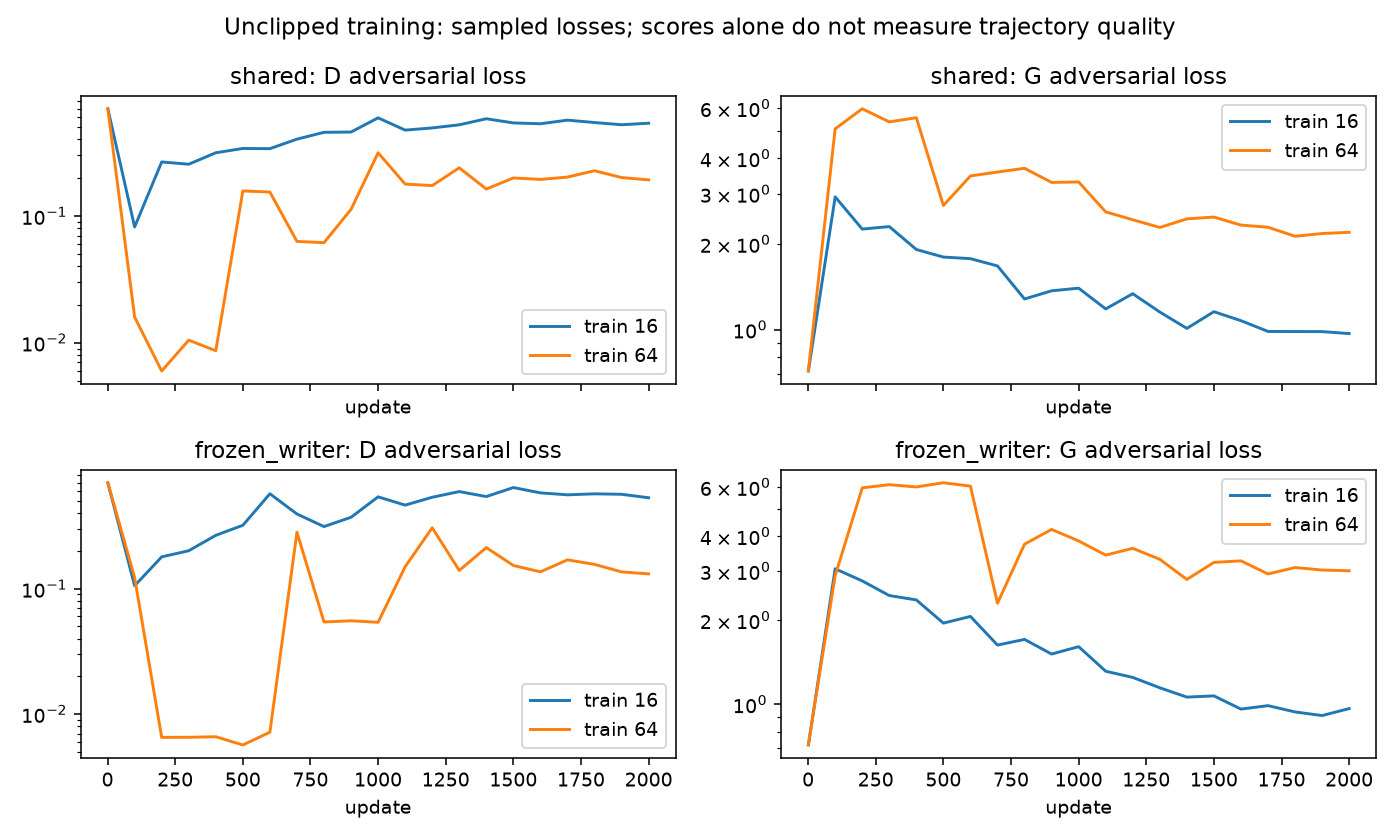

Python code for this plot:
"""Run from the repository root after the 16/64-step unclipped studies finish."""
import json
from pathlib import Path
import sys

import matplotlib
matplotlib.use("Agg")
import matplotlib.pyplot as plt
import numpy as np

sys.path.insert(0, str(Path(__file__).resolve().parents[3]))
from experiments.autonomous_memory import trajectory_metrics


def directions(paths):
    late = [trajectory_metrics(path[None, 128:]) for path in paths]
    circles = [m for m in late if m["circle_like_fraction"] == 1]
    return {"late_circle_count": len(circles),
            "late_circle_ccw": sum(m["signed_angular_speed"] > 0 for m in circles),
            "late_circle_cw": sum(m["signed_angular_speed"] < 0 for m in circles)}


def main():
    diagnostics = {}
    fig, axes = plt.subplots(2, 2, figsize=(10, 6), sharex=True)
    for row, variant in enumerate(("shared", "frozen_writer")):
        for horizon in (16, 64):
            source = (Path("runs/memory_path/autonomous_unclipped_2k") if horizon == 16
                      else Path("runs/memory_path/autonomous_h64_2k") / f"{variant}_run")
            records = [json.loads(line) for line in (source / variant / "metrics.jsonl").read_text().splitlines()]
            with np.load(source / variant / "trajectories.npz") as saved:
                diagnostics[f"{variant}_h{horizon}"] = directions(saved["generated"])
                if row == 0 and horizon == 16:
                    diagnostics["real_noisy"] = directions(saved["real_noisy"])
            for ax, key in zip(axes[row], ("d", "g")):
                ax.plot([r["step"] for r in records], [r[key] for r in records], label=f"train {horizon}")
                ax.set(title=f"{variant}: {key.upper()} adversarial loss", xlabel="update", yscale="log")
                ax.legend()
    fig.suptitle("Unclipped training: sampled losses; scores alone do not measure trajectory quality")
    fig.tight_layout()
    fig.savefig(Path(__file__).with_name("learning_curves.png"), dpi=140)
    plt.close(fig)
    Path(__file__).with_name("directions.json").write_text(json.dumps(diagnostics, indent=2) + "\n")
    print(json.dumps(diagnostics, indent=2))


if __name__ == "__main__":
    main()
